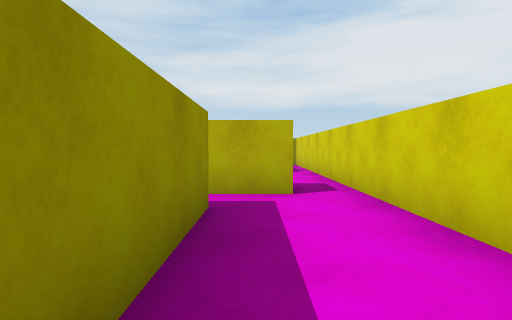
View 1 (above)

20 first-person views from a walk through a 3-D level made in the Unity game engine. The camera is 0.62 m above the floor, tilts 2° down and sees 75° across. The floor is counted in squares, 1 m on a side. Each view is taken from the middle of a square. On the plan, view 1 faces up. The plan holds only what a view shows up to about 10 squares ahead; the rest is blank.

View 2
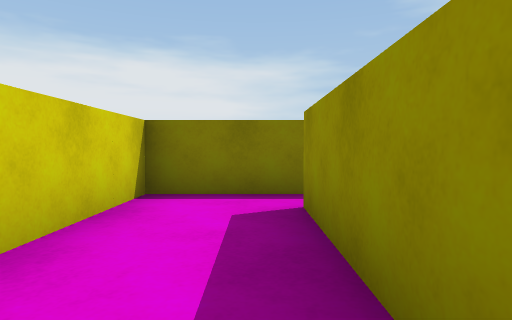

View 3
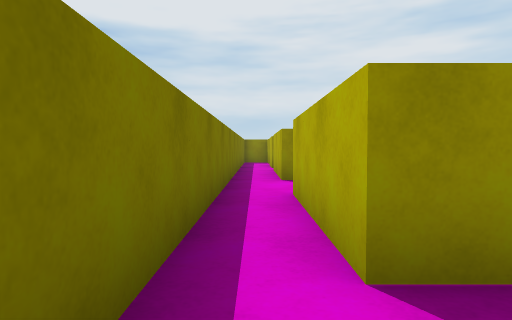

View 4
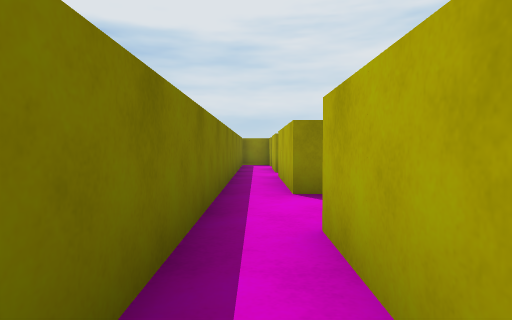

View 5
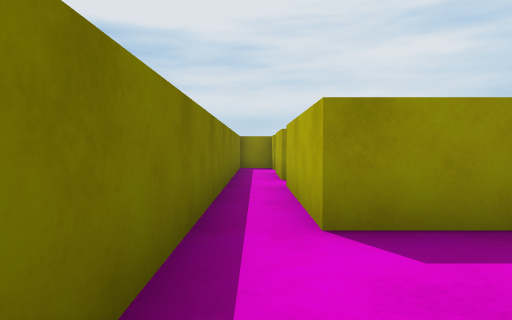

View 6
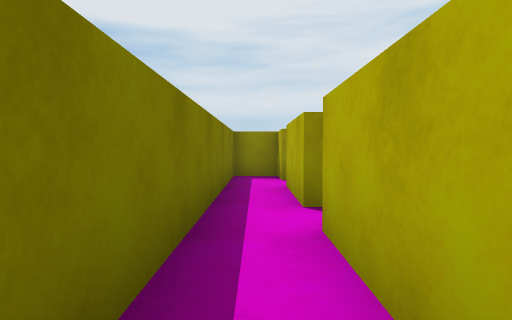

View 7
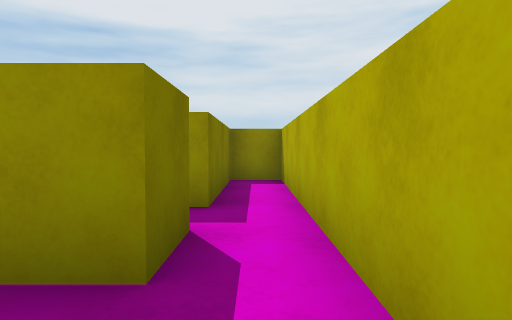

View 8
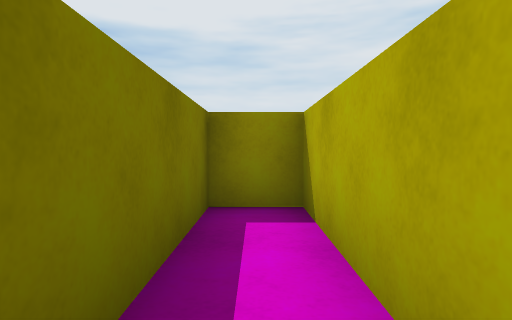

View 9
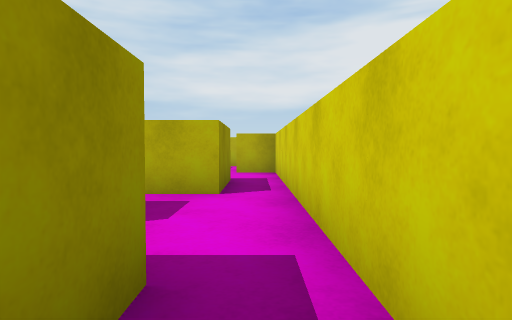

View 10
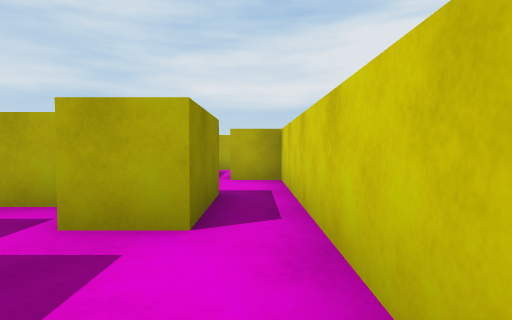

View 11
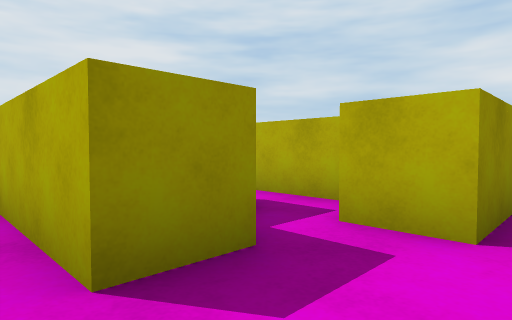

View 12
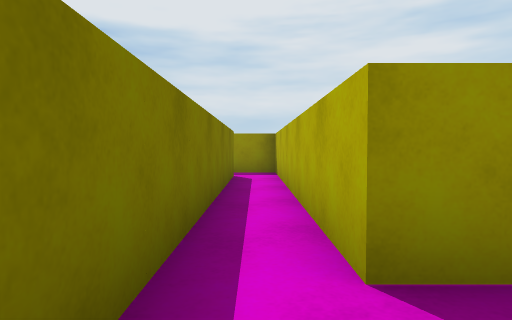

View 13
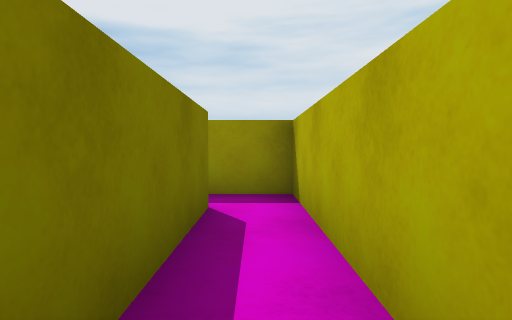

View 14
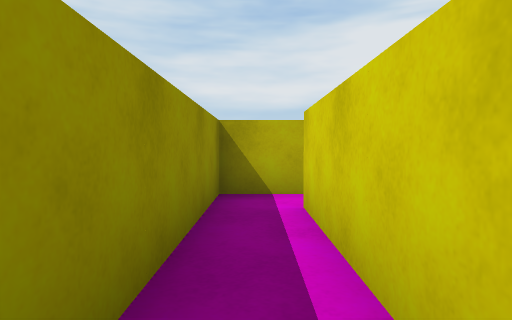

View 15
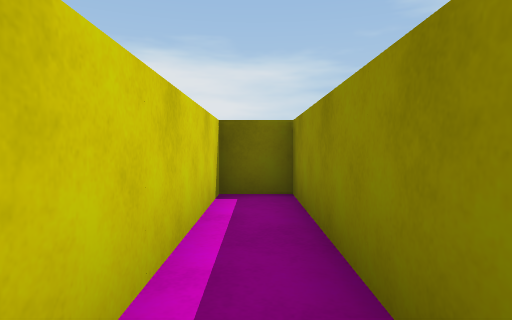

View 16
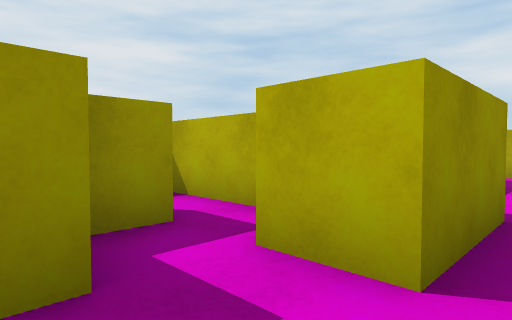

View 17
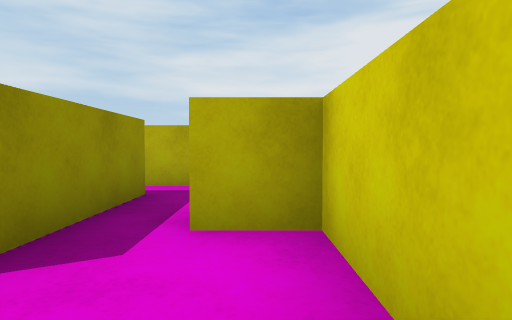

View 18
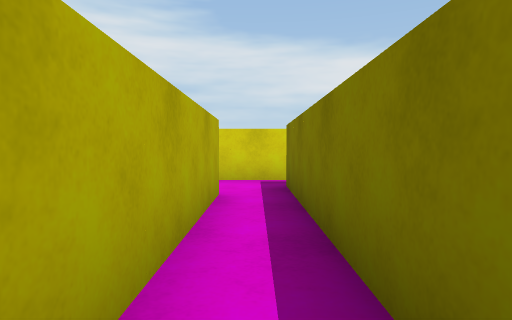

View 19
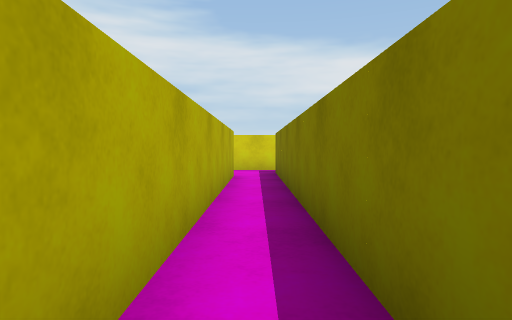

View 20
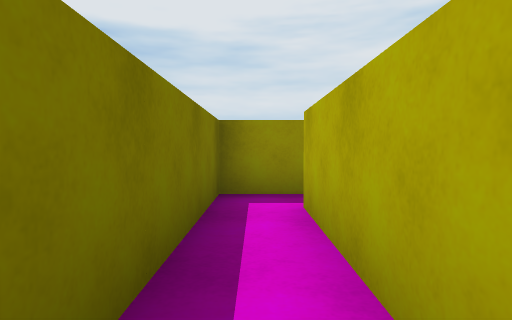

### Floor plan
Points are (right, up) in squares from view 1. A wall is a line through its corners. A room is listed if a view was taken in it or the views show most of it. See-through windows are left out.
Room 1 (views 1, 2, 3, 4, 5, 7, 9)
walls: (-1.5, 3.5) (-0.5, 3.5) (-0.5, 0.5) (-3.5, 0.5); (0.5, 4.5) (-1.5, 4.5); (-3.5, -0.5) (1.5, -0.5) (1.5, 4.5)
ways out: opening at (-3, 0) to room 2; opening at (-1, 4) to room 3; opening at (1, 5) to room 4
Room 2 (view 6)
walls: (-5.5, 2) (-5.5, 0.5) (-8.5, 0.5); (-9.5, 0.5) (-11.4, 0.5); (-11.5, -0.5) (-3.5, -0.5)
ways out: opening at (-3, 0) to room 1; opening at (-10.5, 0)
Room 3 (view 8)
walls: (-1.5, 4.5) (-5.5, 4.5) (-5.5, 3.5) (-2.5, 3.5)
ways out: opening at (-1, 4) to room 1
Room 4 (views 10, 11, 12, 13, 16)
walls: (-0.5, 7.6) (-0.5, 6.5) (-6.5, 6.5); (-1.5, 8.6) (-1.5, 7.8); (0.5, 8.5) (-0.5, 8.5); (1.5, 4.5) (1.5, 8.5); (-1, 9.5) (-3.2, 9.5); (-6.5, 5.5) (0.5, 5.5) (0.5, 4.5)
ways out: opening at (1, 5) to room 1; opening at (-6, 6) to room 5; opening at (1, 9.5) to room 6; opening at (-3, 9)
Room 5 (views 14, 15)
walls: (-6.5, 6.5) (-7.5, 6.5) (-7.5, 1.5) (-6.5, 1.5) (-6.5, 5.5)
ways out: opening at (-6, 6) to room 4
Room 6 (views 17, 18, 19, 20)
walls: (-0.5, 11.5) (-7.5, 11.5); (1.5, 8.5) (1.5, 12.5) (0.5, 12.5); (-8.5, 11.8) (-8.5, 10.5) (0.5, 10.5) (0.5, 8.5)
ways out: opening at (1, 9.5) to room 4; opening at (-8, 12); opening at (0, 13)

Where each view was taken, in squares from view 1:
view 1: 0 up, 0 right, facing up
view 2: 4 up, 0 right, facing down
view 3: 0 up, 1 right, facing left
view 4: 0 up, 1 left, facing left
view 5: 0 up, 3 left, facing left
view 6: 0 up, 6 left, facing left
view 7: 4 up, 1 right, facing left
view 8: 4 up, 2 left, facing left
view 9: 4 up, 1 right, facing up
view 10: 6 up, 1 right, facing up
view 11: 6 up, 1 right, facing up-left
view 12: 6 up, 1 right, facing left
view 13: 6 up, 3 left, facing left
view 14: 2 up, 7 left, facing up
view 15: 6 up, 7 left, facing down
view 16: 7 up, 1 right, facing up-left
view 17: 10 up, 1 right, facing up
view 18: 11 up, 5 left, facing right
view 19: 11 up, 8 left, facing right
view 20: 11 up, 4 left, facing left
